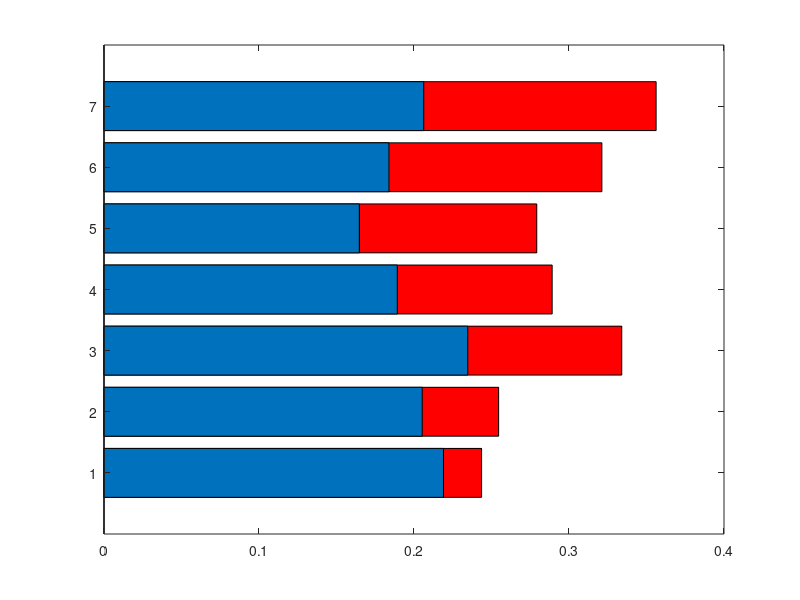

Write MATLAB code to recreate this figure. (Note: this script raises an error after producing the figure.)
function []=tornado()


% Names of the Y axis ticks
dat={'A-Map Event Rate' , .2190 , .2436 ;
       'b-value' , .18919 , .28915 ;
       'A-Map Spatial Distribution' , .20629 , .35622;
       'Maximum Magnitude' , .2053 , .2546;
       'GMPE sigma' , .18382 , .32121 ;
       'GMPE mean' , .2347 , .33403 ;
       'GMPE branch' , .1647 , .2792 ;
};

names = dat(:,1) ; 

% The base value is where the y axis is centered
base_value=0.2347;

low_vals  = cell2mat(dat(:,2)) ; 
high_vals = cell2mat(dat(:,3)) ;




% Sort the values based on the lower change
% Sort the higher values and the names arrays
%    using the same indices
[~ , ind]=sort(abs(low_vals-high_vals),'ascend');
high_vals=high_vals(ind);
low_vals=low_vals(ind);
names=names(ind);

% Create a figure and plot the low and high horizontally
figure
h = barh(high_vals,'r');
hold on
barh(low_vals)
bh = get(h,'BaseLine');
set(bh,'BaseValue',base_value);
title('Sensitivities','fontsize',14)
set(gca,'yticklabel',names)
set(gca,'Ytick',[1:length(names)],'YTickLabel',[1:length(names)])
set(gca,'yticklabel',names)
set(gca,'fontsize',14)
xlabel('PGA [g]')
grid on

end
